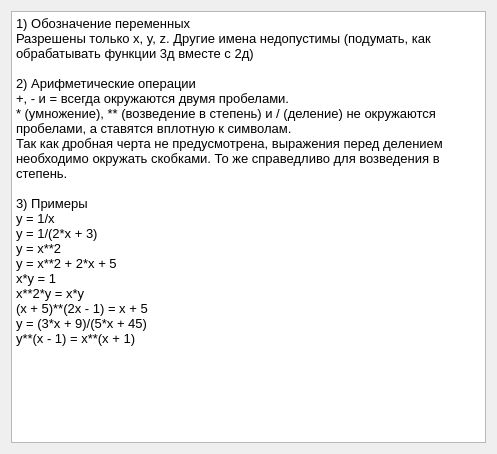
<?xml version="1.0" encoding="UTF-8"?>
<ui version="4.0">
 <class>Form</class>
 <widget class="QWidget" name="Form">
  <property name="geometry">
   <rect>
    <x>0</x>
    <y>0</y>
    <width>497</width>
    <height>454</height>
   </rect>
  </property>
  <property name="windowTitle">
   <string>Правила записи</string>
  </property>
  <layout class="QVBoxLayout" name="verticalLayout">
   <item>
    <widget class="QPlainTextEdit" name="textRules">
     <property name="font">
      <font>
       <pointsize>10</pointsize>
      </font>
     </property>
     <property name="plainText">
      <string>1) Обозначение переменных
Разрешены только x, y, z. Другие имена недопустимы (подумать, как обрабатывать функции 3д вместе с 2д)

2) Арифметические операции
+, - и = всегда окружаются двумя пробелами.
* (умножение), ** (возведение в степень) и / (деление) не окружаются пробелами, а ставятся вплотную к символам.
Так как дробная черта не предусмотрена, выражения перед делением необходимо окружать скобками. То же справедливо для возведения в степень.

3) Примеры
y = 1/x
y = 1/(2*x + 3)
y = x**2
y = x**2 + 2*x + 5
x*y = 1
x**2*y = x*y
(x + 5)**(2x - 1) = x + 5
y = (3*x + 9)/(5*x + 45)
y**(x - 1) = x**(x + 1)</string>
     </property>
    </widget>
   </item>
  </layout>
 </widget>
 <resources/>
 <connections/>
</ui>
